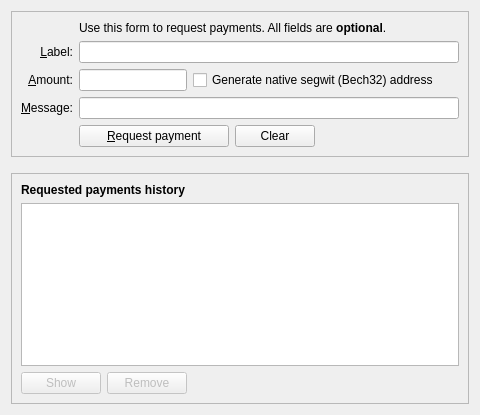
<?xml version="1.0" encoding="UTF-8"?>
<ui version="4.0">
 <class>ReceiveCoinsDialog</class>
 <widget class="QWidget" name="ReceiveCoinsDialog">
  <property name="geometry">
   <rect>
    <x>0</x>
    <y>0</y>
    <width>480</width>
    <height>415</height>
   </rect>
  </property>
  <layout class="QVBoxLayout" name="verticalLayout" stretch="0,0,1">
   <item>
    <widget class="QFrame" name="frame2">
     <property name="sizePolicy">
      <sizepolicy hsizetype="Preferred" vsizetype="Expanding">
       <horstretch>0</horstretch>
       <verstretch>0</verstretch>
      </sizepolicy>
     </property>
     <property name="frameShape">
      <enum>QFrame::StyledPanel</enum>
     </property>
     <property name="frameShadow">
      <enum>QFrame::Sunken</enum>
     </property>
     <layout class="QVBoxLayout" name="verticalLayout_3">
      <item>
       <layout class="QGridLayout" name="gridLayout">
        <item row="5" column="0">
         <widget class="QLabel" name="label">
          <property name="toolTip">
           <string>An optional amount to request. Leave this empty or zero to not request a specific amount.</string>
          </property>
          <property name="text">
           <string>&amp;Amount:</string>
          </property>
          <property name="alignment">
           <set>Qt::AlignRight|Qt::AlignTrailing|Qt::AlignVCenter</set>
          </property>
          <property name="buddy">
           <cstring>reqAmount</cstring>
          </property>
         </widget>
        </item>
        <item row="4" column="2">
         <widget class="QLineEdit" name="reqLabel">
          <property name="toolTip">
           <string>An optional label to associate with the new receiving address.</string>
          </property>
         </widget>
        </item>
        <item row="6" column="2">
         <widget class="QLineEdit" name="reqMessage">
          <property name="toolTip">
           <string>An optional message to attach to the payment request, which will be displayed when the request is opened. Note: The message will not be sent with the payment over the Veles network.</string>
          </property>
         </widget>
        </item>
        <item row="4" column="0">
         <widget class="QLabel" name="label_2">
          <property name="toolTip">
           <string>An optional label to associate with the new receiving address.</string>
          </property>
          <property name="text">
           <string>&amp;Label:</string>
          </property>
          <property name="alignment">
           <set>Qt::AlignRight|Qt::AlignTrailing|Qt::AlignVCenter</set>
          </property>
          <property name="buddy">
           <cstring>reqLabel</cstring>
          </property>
         </widget>
        </item>
        <item row="2" column="2">
         <widget class="QLabel" name="label_5">
          <property name="text">
           <string>Use this form to request payments. All fields are &lt;b&gt;optional&lt;/b&gt;.</string>
          </property>
         </widget>
        </item>
        <item row="7" column="2">
         <layout class="QHBoxLayout" name="horizontalLayout">
          <item>
           <widget class="QPushButton" name="receiveButton">
            <property name="minimumSize">
             <size>
              <width>150</width>
              <height>0</height>
             </size>
            </property>
            <property name="text">
             <string>&amp;Request payment</string>
            </property>
            <property name="icon">
             <iconset>
              <normaloff>:/icons/receiving_addresses</normaloff>:/icons/receiving_addresses</iconset>
            </property>
           </widget>
          </item>
          <item>
           <widget class="QPushButton" name="clearButton">
            <property name="sizePolicy">
             <sizepolicy hsizetype="Minimum" vsizetype="Fixed">
              <horstretch>0</horstretch>
              <verstretch>0</verstretch>
             </sizepolicy>
            </property>
            <property name="toolTip">
             <string>Clear all fields of the form.</string>
            </property>
            <property name="text">
             <string>Clear</string>
            </property>
            <property name="icon">
             <iconset>
              <normaloff>:/icons/remove</normaloff>:/icons/remove</iconset>
            </property>
            <property name="autoDefault">
             <bool>false</bool>
            </property>
           </widget>
          </item>
          <item>
           <spacer name="horizontalSpacer">
            <property name="orientation">
             <enum>Qt::Horizontal</enum>
            </property>
            <property name="sizeHint" stdset="0">
             <size>
              <width>40</width>
              <height>20</height>
             </size>
            </property>
           </spacer>
          </item>
         </layout>
        </item>
        <item row="7" column="0">
         <widget class="QLabel" name="label_7">
          <property name="text">
           <string/>
          </property>
         </widget>
        </item>
        <item row="5" column="2">
         <layout class="QHBoxLayout" name="horizontalLayout_6">
          <item>
           <widget class="BitcoinAmountField" name="reqAmount">
            <property name="sizePolicy">
             <sizepolicy hsizetype="Fixed" vsizetype="Fixed">
              <horstretch>0</horstretch>
              <verstretch>0</verstretch>
             </sizepolicy>
            </property>
            <property name="minimumSize">
             <size>
              <width>80</width>
              <height>0</height>
             </size>
            </property>
            <property name="maximumSize">
             <size>
              <width>1000</width>
              <height>100</height>
             </size>
            </property>
            <property name="toolTip">
             <string>An optional amount to request. Leave this empty or zero to not request a specific amount.</string>
            </property>
           </widget>
          </item>
          <item>
           <widget class="QCheckBox" name="useBech32">
            <property name="sizePolicy">
             <sizepolicy hsizetype="Fixed" vsizetype="Fixed">
              <horstretch>0</horstretch>
              <verstretch>0</verstretch>
             </sizepolicy>
            </property>
            <property name="maximumSize">
             <size>
              <width>1000</width>
              <height>16777215</height>
             </size>
            </property>
            <property name="focusPolicy">
             <enum>Qt::StrongFocus</enum>
            </property>
            <property name="toolTip">
             <string>Native segwit addresses (aka Bech32 or BIP-173) reduce your transaction fees later on and offer better protection against typos, but old wallets don't support them. When unchecked, an address compatible with older wallets will be created instead.</string>
            </property>
            <property name="text">
             <string>Generate native segwit (Bech32) address</string>
            </property>
           </widget>
          </item>
          <item>
           <spacer name="horizontalSpacer_3">
            <property name="orientation">
             <enum>Qt::Horizontal</enum>
            </property>
            <property name="sizeHint" stdset="0">
             <size>
              <width>0</width>
              <height>0</height>
             </size>
            </property>
           </spacer>
          </item>
         </layout>
        </item>
        <item row="6" column="0">
         <widget class="QLabel" name="label_3">
          <property name="toolTip">
           <string>An optional message to attach to the payment request, which will be displayed when the request is opened. Note: The message will not be sent with the payment over the Veles network.</string>
          </property>
          <property name="text">
           <string>&amp;Message:</string>
          </property>
          <property name="alignment">
           <set>Qt::AlignRight|Qt::AlignTrailing|Qt::AlignVCenter</set>
          </property>
          <property name="buddy">
           <cstring>reqMessage</cstring>
          </property>
         </widget>
        </item>
       </layout>
      </item>
     </layout>
    </widget>
   </item>
   <item>
    <spacer name="verticalSpacer_2">
     <property name="orientation">
      <enum>Qt::Vertical</enum>
     </property>
     <property name="sizeHint" stdset="0">
      <size>
       <width>20</width>
       <height>10</height>
      </size>
     </property>
    </spacer>
   </item>
   <item>
    <widget class="QFrame" name="frame">
     <property name="sizePolicy">
      <sizepolicy hsizetype="Preferred" vsizetype="Expanding">
       <horstretch>0</horstretch>
       <verstretch>0</verstretch>
      </sizepolicy>
     </property>
     <property name="frameShape">
      <enum>QFrame::StyledPanel</enum>
     </property>
     <property name="frameShadow">
      <enum>QFrame::Raised</enum>
     </property>
     <layout class="QVBoxLayout" name="verticalLayout_2">
      <item>
       <widget class="QLabel" name="label_6">
        <property name="font">
         <font>
          <weight>75</weight>
          <bold>true</bold>
         </font>
        </property>
        <property name="text">
         <string>Requested payments history</string>
        </property>
       </widget>
      </item>
      <item>
       <widget class="QTableView" name="recentRequestsView">
        <property name="contextMenuPolicy">
         <enum>Qt::CustomContextMenu</enum>
        </property>
        <property name="tabKeyNavigation">
         <bool>false</bool>
        </property>
        <property name="sortingEnabled">
         <bool>true</bool>
        </property>
       </widget>
      </item>
      <item>
       <layout class="QHBoxLayout" name="horizontalLayout_2">
        <item>
         <widget class="QPushButton" name="showRequestButton">
          <property name="enabled">
           <bool>false</bool>
          </property>
          <property name="toolTip">
           <string>Show the selected request (does the same as double clicking an entry)</string>
          </property>
          <property name="text">
           <string>Show</string>
          </property>
          <property name="icon">
           <iconset>
            <normaloff>:/icons/edit</normaloff>:/icons/edit</iconset>
          </property>
          <property name="autoDefault">
           <bool>false</bool>
          </property>
         </widget>
        </item>
        <item>
         <widget class="QPushButton" name="removeRequestButton">
          <property name="enabled">
           <bool>false</bool>
          </property>
          <property name="toolTip">
           <string>Remove the selected entries from the list</string>
          </property>
          <property name="text">
           <string>Remove</string>
          </property>
          <property name="icon">
           <iconset>
            <normaloff>:/icons/remove</normaloff>:/icons/remove</iconset>
          </property>
          <property name="autoDefault">
           <bool>false</bool>
          </property>
         </widget>
        </item>
        <item>
         <spacer name="horizontalSpacer_2">
          <property name="orientation">
           <enum>Qt::Horizontal</enum>
          </property>
          <property name="sizeHint" stdset="0">
           <size>
            <width>40</width>
            <height>20</height>
           </size>
          </property>
         </spacer>
        </item>
       </layout>
      </item>
     </layout>
    </widget>
   </item>
  </layout>
 </widget>
 <customwidgets>
  <customwidget>
   <class>BitcoinAmountField</class>
   <extends>QLineEdit</extends>
   <header>qt/bitcoinamountfield.h</header>
   <container>1</container>
  </customwidget>
 </customwidgets>
 <tabstops>
  <tabstop>reqLabel</tabstop>
  <tabstop>reqAmount</tabstop>
  <tabstop>useBech32</tabstop>
  <tabstop>reqMessage</tabstop>
  <tabstop>receiveButton</tabstop>
  <tabstop>clearButton</tabstop>
  <tabstop>recentRequestsView</tabstop>
  <tabstop>showRequestButton</tabstop>
  <tabstop>removeRequestButton</tabstop>
 </tabstops>
 <resources>
  <include location="../bitcoin.qrc"/>
 </resources>
 <connections/>
</ui>
